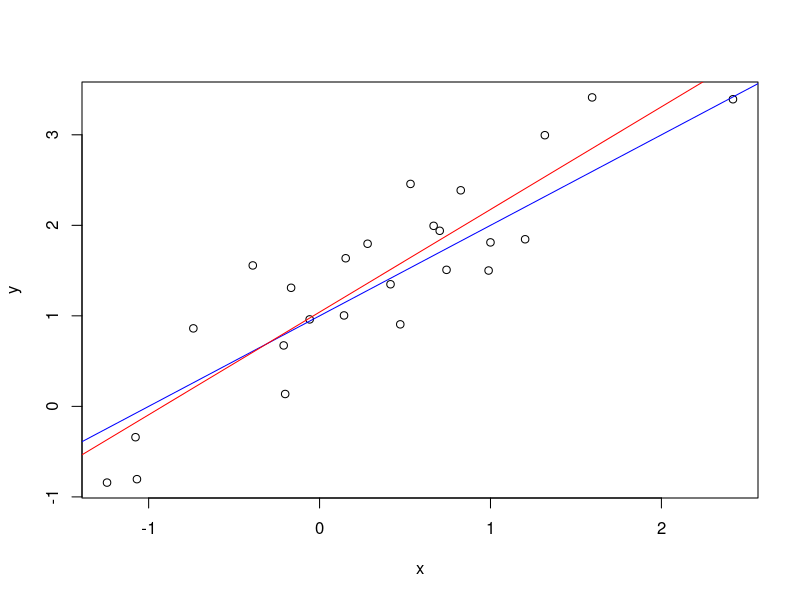
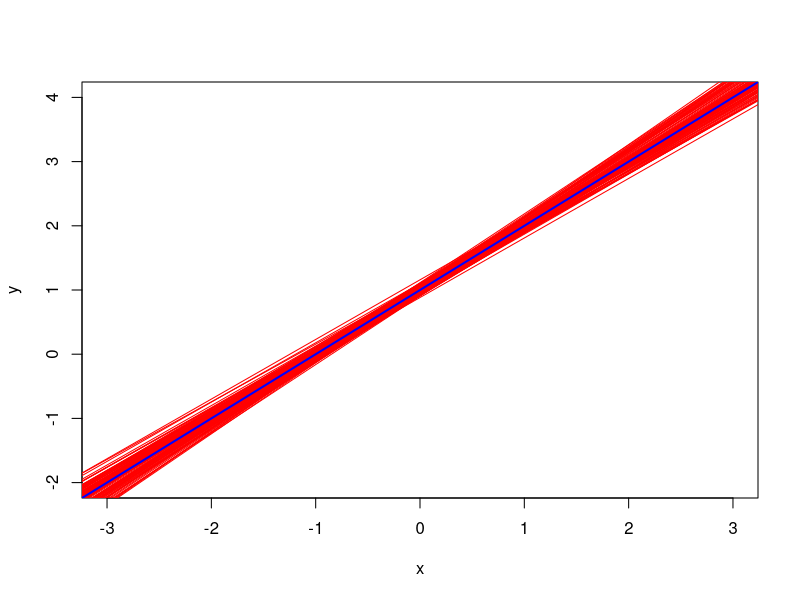
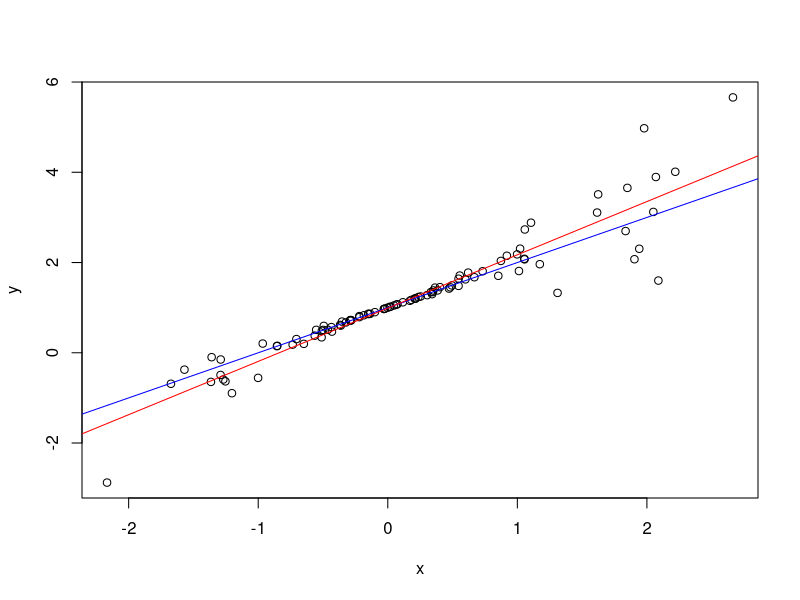
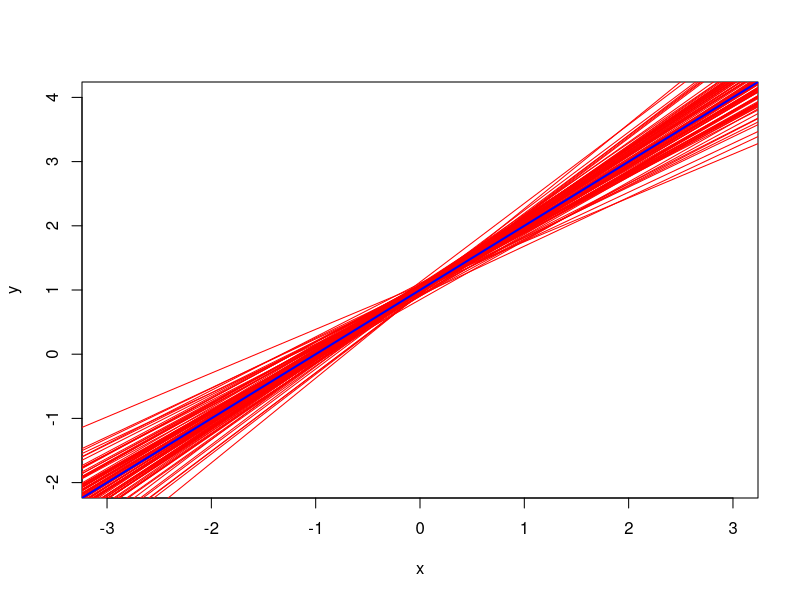
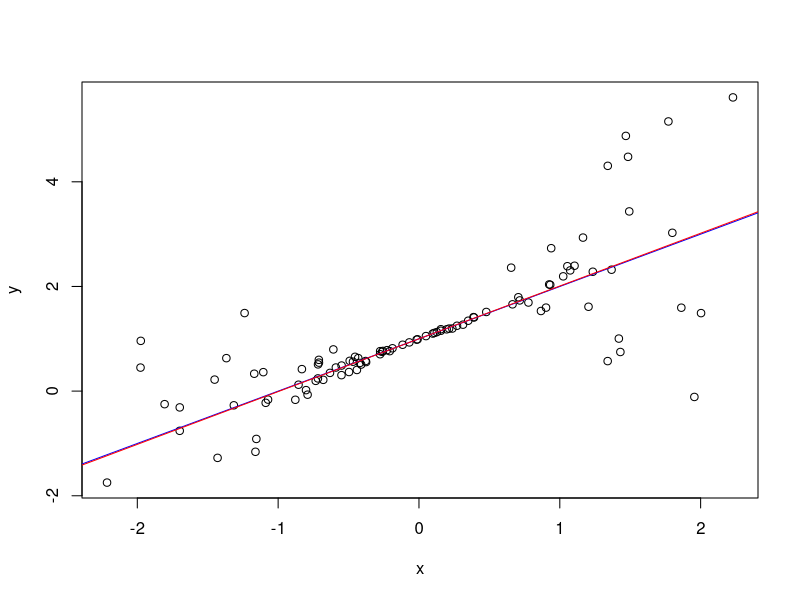
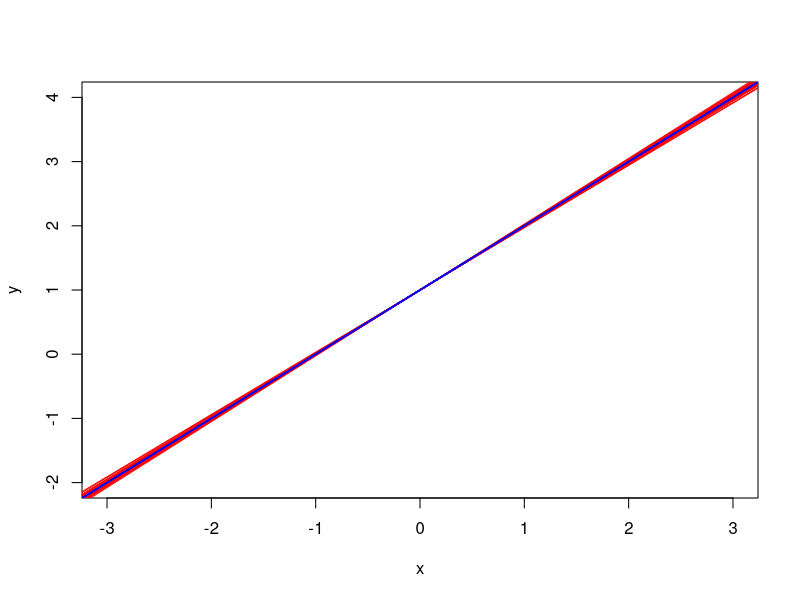
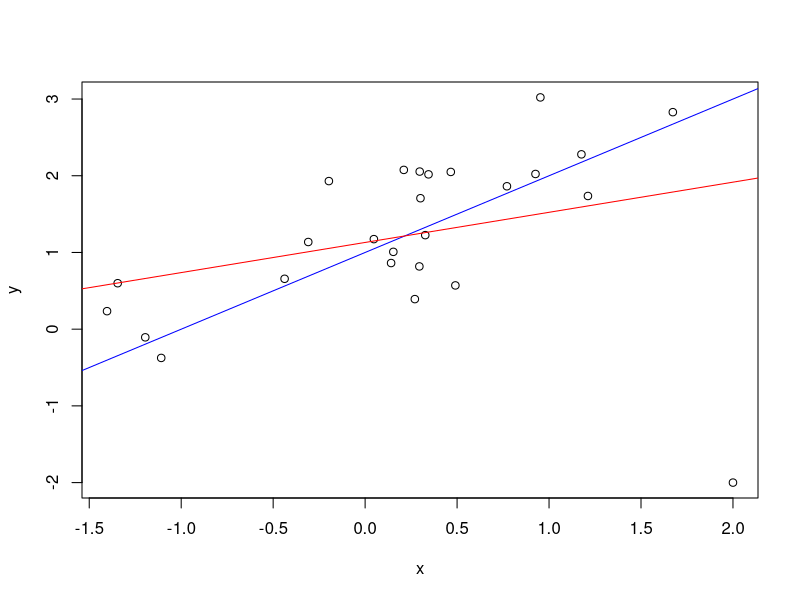
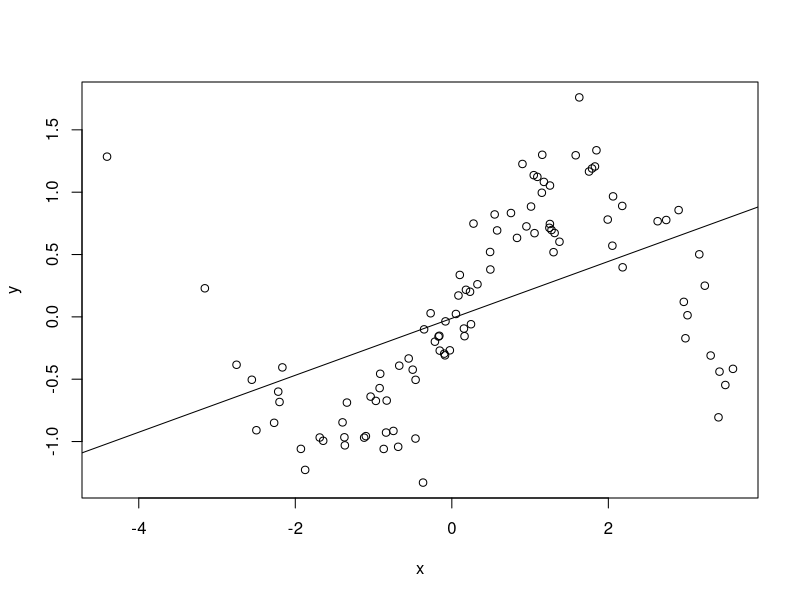

Here is the R script that generated these plots, in order:
# Single variable linear fit
x = rnorm(25) # 25 x values from normal distibution
y = 1+x+rnorm(25)/2 # linear relationship: w0=1,w1=1
plot(x,y,pch=1)
abline(1,1,col='blue') # True relationship
fit = lm(y ~ x) # Fitting a linear model
abline(fit$coefficients[1],fit$coefficients[2],col='red') # Plotting the linear fit

# 100 times
stddev = 1/2 # Choose the residual variance here
N = 100
plot(NULL,NULL,xlab='x',ylab='y',main='',xlim=c(-3,3),ylim=c(-2,4))
for (i in 1:100) {
  x = rnorm(N)
  y = 1+x+rnorm(N)*stddev
  fit = lm(y ~ x)
  abline(fit$coefficients[1],fit$coefficients[2],col='red')
}
abline(1,1,col='blue',lwd=2)

# Non-constant variance.
stddev = 1/2 # Choose the standard deviation
N = 100 # How many data points
coef = sd(rnorm(1000000)*(rnorm(1000000)^2)) # normalize so that standard deviation is correct
x = rnorm(N) # Simulate x values from normal distribution
y = 1+x+rnorm(N)*(x^2)/coef*stddev # Linear relationship with residual standard deviation proportional to x^2
plot(x,y,pch=1)
abline(1,1,col='blue')
fit = lm(y ~ x) # Standard least squares fit
abline(fit$coefficients[1],fit$coefficients[2],col='red')

# Do it 100 times
plot(NULL,NULL,xlab='x',ylab='y',main='',xlim=c(-3,3),ylim=c(-2,4))
for (i in 1:100) {
  x = rnorm(N)
  y = 1+x+rnorm(N)*x^2/coef*stddev
  fit = lm(y ~ x)
  abline(fit$coefficients[1],fit$coefficients[2],col='red')
}
abline(1,1,col='blue',lwd=2)

# Now with weighted least squares
stddev = 1/2
N = 100
x = rnorm(N)
y = 1+x+rnorm(N)*(x^2)*stddev
plot(x,y,pch=1)
abline(1,1,col='blue')
fit = lm(y ~ x,weights=1/x^4) # weighted least squares. Weights should be proportional to variance
abline(fit$coefficients[1],fit$coefficients[2],col='red')

# Do it 100 times
plot(NULL,NULL,xlab='x',ylab='y',main='',xlim=c(-3,3),ylim=c(-2,4))
for (i in 1:100) {
  x = rnorm(N)
  y = 1+x+rnorm(N)*x^2*stddev
  fit = lm(y ~ x,weights=1/x^4)
  abline(fit$coefficients[1],fit$coefficients[2],col='red')
}
abline(1,1,col='blue',lwd=2)

# Linear fit with an outlier/leverage point
x = rnorm(25) # Simulate linear relationship as before
y = 1+x+rnorm(25)/2

x = c(x,2) # add (2,-2) - an outlier point
y = c(y,-2)
plot(x,y,pch=1)
abline(1,1,col='blue')
fit = lm(y ~ x) # fit with least squares
abline(fit$coefficients[1],fit$coefficients[2],col='red')

# Fitting non linear data
xgrid = data.frame(seq(from=-10,to=10,by=0.01)) # Make a grid of points for plotting
colnames(xgrid) = c('x')

x = rnorm(100)*2 # samples from normal
y = sin(x)+rnorm(100)/4 # a sine relationship
data = data.frame(cbind(x,y)) # R wants a data.frame for poly fit
plot(x,y)
fit = lm(y ~ x, data) # Linear fit from data.frame
lines(xgrid[,1],predict(fit,xgrid)) # Draw it
plot(x,y)
fit = lm(y ~ poly(x,2), data) # Degree 2 fit
lines(xgrid[,1],predict(fit,xgrid)) # Draw it
plot(x,y)
fit = lm(y ~ poly(x,3), data) # Degree 3 fit
lines(xgrid[,1],predict(fit,xgrid))
plot(x,y)
fit = lm(y ~ poly(x,4), data) # Degree 4 fit
lines(xgrid[,1],predict(fit,xgrid))
plot(x,y)
fit = lm(y ~ poly(x,5), data) # Degree 5 fit
lines(xgrid[,1],predict(fit,xgrid))
plot(x,y)
fit = lm(y ~ poly(x,10), data) # Degree 10 fit
lines(xgrid[,1],predict(fit,xgrid))

# Polynomial fit to linear data
xgrid = data.frame(seq(from=-5,to=5,by=0.01))
colnames(xgrid) = c('x')

x = rnorm(25) # Same linear simulation
y = 1+x+rnorm(25)/2
data = data.frame(cbind(x,y))
plot(x,y)
fit = lm(y ~ x, data)
lines(xgrid[,1],predict(fit,xgrid))

plot(NULL,NULL,xlab='x',ylab='y',xlim=c(-3,3),ylim=c(-2,4))
for (i in 1:10) {
  x = rnorm(25)
  y = 1+x+rnorm(25)/2
  data = data.frame(cbind(x,y))
  fit = lm(y ~ x, data)
  lines(xgrid[,1],predict(fit,xgrid))
}

# Fitting degree 5 polynomial
x = rnorm(25)
y = 1+x+rnorm(25)/2
data = data.frame(cbind(x,y))
plot(x,y)
fit = lm(y ~ poly(x,5), data)
lines(xgrid[,1],predict(fit,xgrid))

# Fitting degree 10 polynomial
x = rnorm(25)
y = 1+x+rnorm(25)/2
data = data.frame(cbind(x,y))
plot(x,y)
fit = lm(y ~ poly(x,10), data)
lines(xgrid[,1],predict(fit,xgrid))

plot(NULL,NULL,xlab='x',ylab='y',xlim=c(-3,3),ylim=c(-2,4))
for (i in 1:10) {
  x = rnorm(25)
  y = 1+x+rnorm(25)/2
  data = data.frame(cbind(x,y))
  fit = lm(y ~ poly(x,10), data)
  lines(xgrid[,1],predict(fit,xgrid))
}



